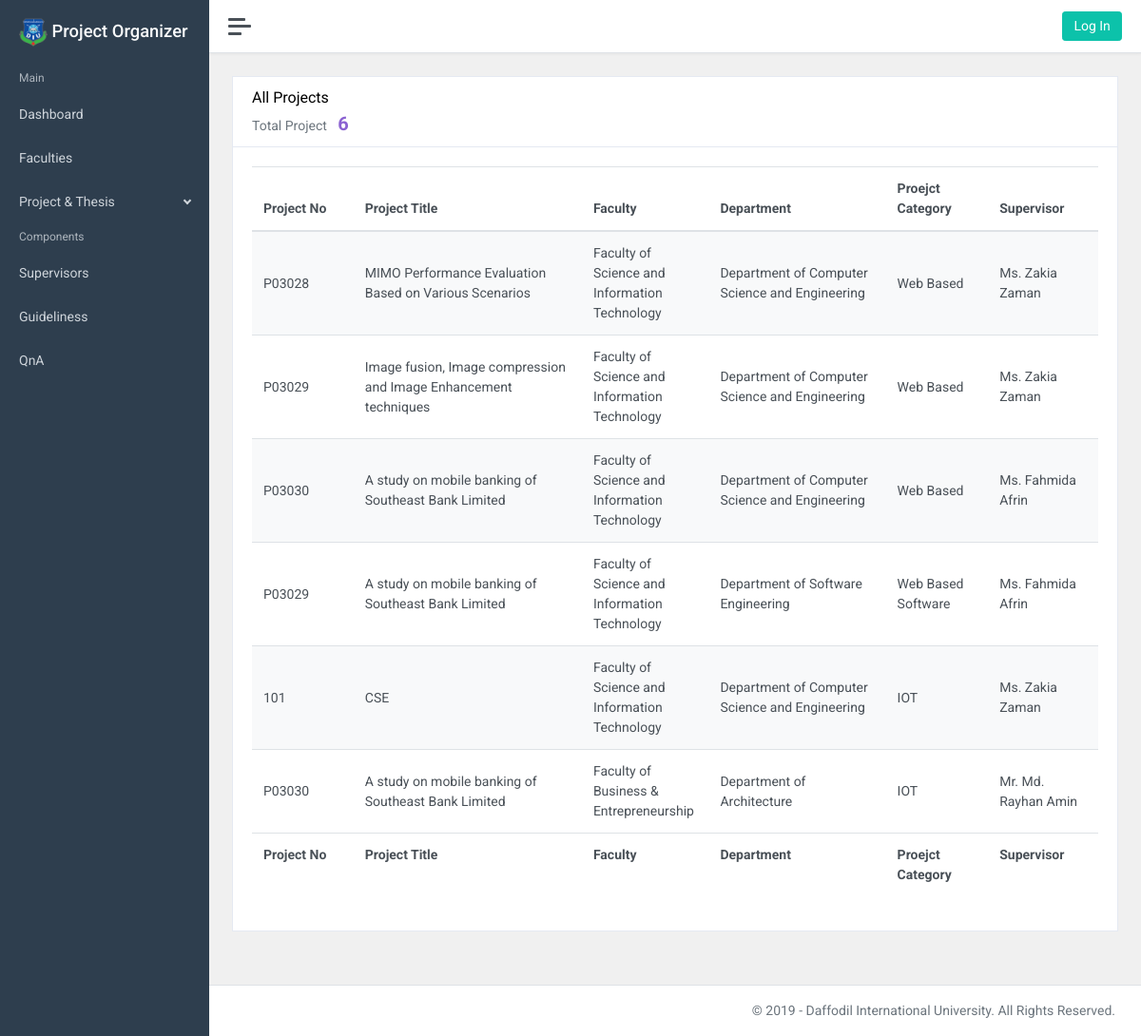
Before: /allproject/ with the older database file.
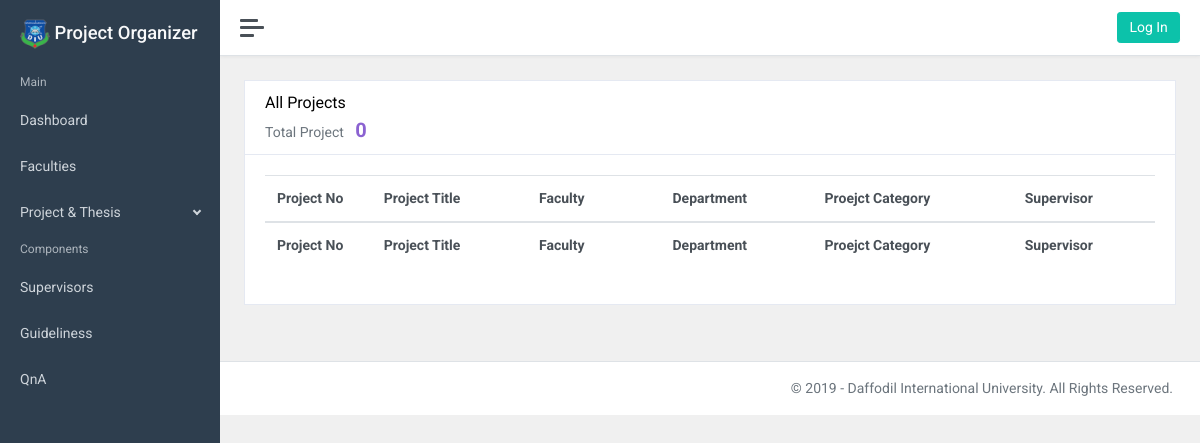
After: the same page with the newer database file.
### projectapp/models.py (models this page shows, shortened)
class project(models.Model):
	project_no = models.CharField(max_length=50, unique=True)
	project_title = models.CharField(max_length=100)
	project_details = models.TextField()
	project_file = models.FileField(upload_to='project/file')
	project_report = models.FileField(upload_to='project/report')
	faculty = models.ForeignKey(faculty, on_delete=models.CASCADE)
	department = ChainedForeignKey(
		department,
		chained_field="faculty", # the field on your own model that this field links to
        chained_model_field="facultyName", # the field on Country that corresponds to newcontinent
        show_all=False,
        auto_choose=True,
        sort=True
	)
	posted_by = models.ForeignKey(adminprofile, on_delete=models.CASCADE)
	supervisor = models.ForeignKey(supervisor, on_delete=models.CASCADE)
	project_category = ChainedForeignKey(
		projectCategory,
		chained_field="department", # the field on your own model that this field links to
        chained_model_field="department", # the field on Country that corresponds to newcontinent
        show_all=False,
        auto_choose=True,
        sort=True
	)
	student_id_1 = models.CharField(max_length=50)
	student_id_2 = models.CharField(max_length=50, default=True)
	student_id_3 = models.CharField(max_length=50, default=True)
	student_id_4 = models.CharField(max_length=50, default=True)
	posted_on = models.DateTimeField(auto_now=False, auto_now_add=True)
	updated_on = models.DateTimeField(auto_now=True, auto_now_add=False)

class faculty(models.Model):
	faculty_name = models.CharField(max_length=100, unique=True)
	def __str__(self):
		return self.faculty_name

class department(models.Model):
	department_name = models.CharField(max_length=100, unique=True)
	department_nickname = models.CharField(max_length=20, unique=True)
	facultyName = models.ForeignKey(faculty, on_delete=models.CASCADE)
	posted_on = models.DateTimeField(auto_now=False, auto_now_add=True)
	updated_on = models.DateTimeField(auto_now=True, auto_now_add=False)
	def __str__(self):
		return self.department_name

class projectCategory(models.Model):
	category_project = models.CharField(max_length=50)
	department = models.ForeignKey(department, on_delete=models.CASCADE)
	posted_by = models.ForeignKey(adminprofile, on_delete=models.CASCADE)
	posted_on = models.DateTimeField(auto_now=False, auto_now_add=True)
	updated_on = models.DateTimeField(auto_now=True, auto_now_add=False)
	def __str__(self):
		return self.category_project

class supervisor(models.Model):
	name = models.CharField(max_length=50)
	initial = models.CharField(max_length=10, unique=True)
	email = models.CharField(max_length=50)
	image = models.FileField(upload_to='supervisor/img')
	details = models.CharField(max_length=100)
	faculty = models.ForeignKey(faculty, on_delete=models.CASCADE)
	department = ChainedForeignKey(
		department,
		chained_field="faculty", # the field on your own model that this field links to
        chained_model_field="facultyName", # the field on Country that corresponds to newcontinent
        show_all=False,
        auto_choose=True,
        sort=True
	)
	posted_by = models.ForeignKey(adminprofile, on_delete=models.CASCADE)
	posted_on = models.DateTimeField(auto_now=False, auto_now_add=True)
	updated_on = models.DateTimeField(auto_now=True, auto_now_add=False)
	def __str__(self):
		return self.name

### projectapp/views.py (the view)
# urls.py: path('allproject/', views.getallproject, name="allproject"),
def getallproject(request):
    project_data = project.objects.all()
    countProjectData = project_data.count()
    context={
        "p_data":project_data,
        "count": countProjectData
    }
    return render(request, "allproject.html", context)

### templates/allproject.html (shortened to what this page needs)
{% extends 'base.html' %}
{% load static %}
{% block content%}
<div class="row">
    <div class="col-12">
        <div class="card">
            <div class="card-header">
                <h5 class="card-title">All Projects</h5>
                <h6 class="card-subtitle text-muted">Total Project
                    <span class="ml-2" style="font-size: 20px; font-weight: bold; color: #8B62D1">{{count}}</span>
                </h6>
            </div>
            <div class="card-body">
                <table id="datatables-basic" class="table table-striped" style="width:100%">
                    <thead>
                        <tr>
                            <th style="width:12%">Project No</th>
                            <th>Project Title</th>
                            <th style="width:15%">Faculty</th>
                            <th>Department</th>
                            <th>Proejct Category</th>
                            <th>Supervisor</th>
                        </tr>
                    </thead>
                    <tbody>
                        {% for i in p_data %}
                        <tr>
                            <td>{{i.project_no}}</td>
                            <td>{{i.project_title}}</td>
                            <td>{{i.faculty}}</td>
                            <td>{{i.department}}</td>
                            <td>{{i.project_category}}</td>
                            <td>{{i.supervisor}}</td>
                        </tr>
                        {% endfor %}
                    </tbody>
                    <tfoot>
                        <tr>
                            <th style="width:12%">Project No</th>
                            <th>Project Title</th>
                            <th style="width:15%">Faculty</th>
                            <th>Department</th>
                            <th>Proejct Category</th>
                            <th>Supervisor</th>
                        </tr>
                    </tfoot>
                </table>
            </div>
        </div>
    </div>
    {% endblock %}

Changed rows visible on the page:
removed project: project_no "P03028", project_title "MIMO Performance Evaluation Based on Various Scenarios", faculty "Faculty of Science and Information Technology", department "Department of Computer Science and Engineering", project_category "Web Based", supervisor "Ms. Zakia Zaman"
removed project: project_no "P03029", project_title "Image fusion, Image compression and Image Enhancement techniques", faculty "Faculty of Science and Information Technology", department "Department of Computer Science and Engineering", project_category "Web Based", supervisor "Ms. Zakia Zaman"
removed project: project_no "P03030", project_title "A study on mobile banking of Southeast Bank Limited", faculty "Faculty of Science and Information Technology", department "Department of Computer Science and Engineering", project_category "Web Based", supervisor "Ms. Fahmida Afrin"
removed project: project_no "P03029", project_title "A study on mobile banking of Southeast Bank Limited", faculty "Faculty of Science and Information Technology", department "Department of Software Engineering", project_category "Web Based Software", supervisor "Ms. Fahmida Afrin"
removed project: project_no "101", project_title "CSE", faculty "Faculty of Science and Information Technology", department "Department of Computer Science and Engineering", project_category "IOT", supervisor "Ms. Zakia Zaman"
removed project: project_no "P03030", project_title "A study on mobile banking of Southeast Bank Limited", faculty "Faculty of Business & Entrepreneurship", department "Department of Architecture", project_category "IOT", supervisor "Mr. Md. Rayhan Amin"
Other visible differences:
{{ count }}: "6" → "0"
